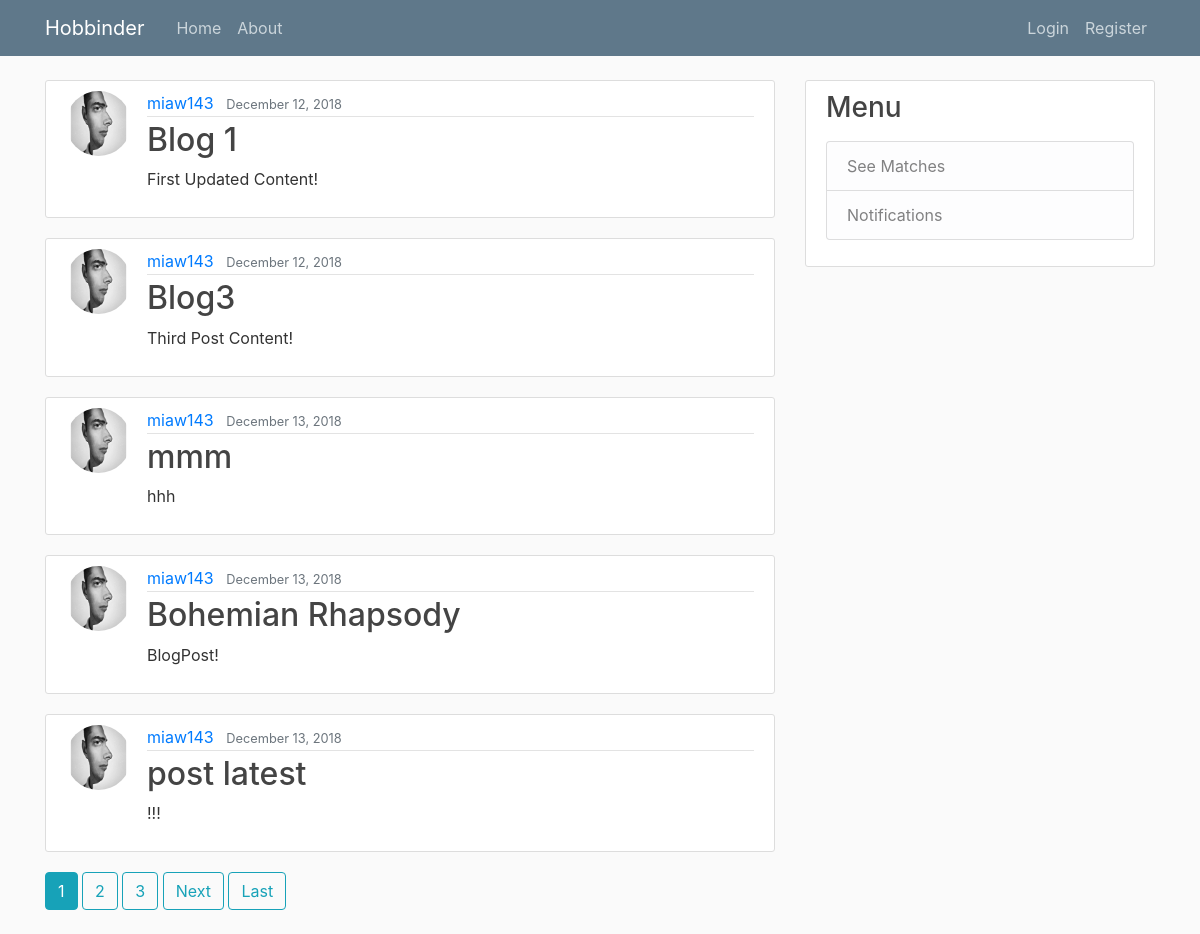
The page / on the database its author committed.
### feed/models.py (models this page shows, shortened)
class Post(models.Model):
    title = models.CharField(max_length=100)
    content = models.TextField()
    date_posted = models.DateTimeField(default=timezone.now)
    author = models.ForeignKey(User, on_delete=models.CASCADE)

### users/models.py (models this page shows, shortened)
class Profile(models.Model):
    user = models.OneToOneField(User, on_delete=models.CASCADE)
    image = models.ImageField(default='default.jpg', upload_to='profile_pics')
    GENDER_CHOICES = (
        ('M', 'Male'),
        ('F', 'Female'),
        ('O', 'Other'),
    )
    gender = models.CharField(max_length=1, choices=GENDER_CHOICES, default="Please Select")
    birth_date = models.DateField(null=True)

### feed/views.py (the view)
# urls.py: path('', PostListView.as_view(), name='feed-home'),
class PostListView(ListView):
    model = Post
    template_name = 'feed/home.html'
    context_object_name = 'posts'
    paginate_by = 5

### feed/templates/feed/home.html (shortened to what this page needs)
{% extends "feed/base.html" %}
{% block content %}
    {% for post in posts %}
    <article class="media content-section">
      <img class="rounded-circle article-img" src="{{ post.author.profile.image.url }}">
      <div class="media-body">
        <div class="article-metadata">
          <a class="mr-2" href="{% url 'user-posts' post.author.username %}">{{ post.author }}</a>
          <small class="text-muted">{{ post.date_posted|date:"F d, Y" }}</small>
        </div>
        <h2><a class="article-title" href="{% url 'post-detail' post.id %}">{{ post.title }}</a></h2>
        <p class="article-content">{{ post.content }}</p>
      </div>
    </article>
    {% endfor %}
    {% if is_paginated %}
     {% for num in page_obj.paginator.page_range %}
         {% if page_obj.number == num %}
            <a class= "btn btn-info mb-4" href="?page= {{ num }}">{{ num }}</a>
       {% elif num > page_obj.number|add:'-3' and num < page_obj.number|add:'3'%}
            <a class= "btn btn-outline-info mb-4" href="?page= {{ num }}">{{ num }}</a>
         {% endif %}
     {% endfor %}
      {% if page_obj.has_next %}
         <a class= "btn btn-outline-info mb-4" href="?page= {{ page_obj.next_page_number }}">Next</a>
         <a class= "btn btn-outline-info mb-4" href="?page= {{ page_obj.paginator.num_pages}}">Last</a>
      {% endif %}
     {% endif %}
{% endblock content %}

### feed/templates/feed/base.html (shortened to what this page needs)
{% load static %}
<!DOCTYPE html>
<html>
<head>
   <link rel="stylesheet" href="https://maxcdn.bootstrapcdn.com/bootstrap/4.0.0/css/bootstrap.min.css">
   <link rel="stylesheet" type="text/css" href="{% static 'feed/main.css' %}">
</head>
  <body>
    <header class="site-header">
  <nav class="navbar navbar-expand-md navbar-dark bg-steel fixed-top">
    <div class="container">
      <a class="navbar-brand mr-4" href="/">Hobbinder</a>
      <div class="collapse navbar-collapse" id="navbarToggle">
        <div class="navbar-nav mr-auto">
          <a class="nav-item nav-link" href="{% url 'feed-home' %}">Home</a>
          <a class="nav-item nav-link" href="{% url 'feed-about' %}">About</a>
        </div>
        <div class="navbar-nav">
          {% if user.is_authenticated %}
            <a class="nav-item nav-link" href="{% url 'post-create' %}">New Post</a>
            <a class="nav-item nav-link" href="{% url 'profile' %}">Profile</a>
            <a class="nav-item nav-link" href="{% url 'logout' %}">Logout</a>
          {% else %}
            <a class="nav-item nav-link" href="{% url 'login' %}">Login</a>
            <a class="nav-item nav-link" href="{% url 'register' %}">Register</a>
          {% endif %}
        </div>
          </div>
        </div>
      </nav>
    </header>
    <main role="main" class="container">
      <div class="row">
        <div class="col-md-8">
          {% block content %}{% endblock %}
            </div>
            <div class="col-md-4">
              <div class="content-section">
                <h3>Menu</h3>
                <p class='text-muted'>
                  <ul class="list-group">
                    <li class="list-group-item list-group-item-light">See Matches</li>
                     <li class="list-group-item list-group-item-light">Notifications</li>
                  </ul>
                </p>
          </div>
        </div>
      </div>
    </main>
  </body>
</html>

### feed/static/feed/main.css (style rules this page uses)
body { background: #fafafa; color: #333333; margin-top: 5rem; }
h1, h2, h3, h4, h5, h6 { color: #444444; }
ul { margin: 0; }
.bg-steel { background-color: #5f788a; }
.site-header .navbar-nav .nav-link { color: #cbd5db; }
.content-section { background: #ffffff; padding: 10px 20px; border: 1px solid #dddddd; border-radius: 3px; margin-bottom: 20px; }
.article-title { color: #444444; }
.article-content { white-space: pre-line; }
.article-img { height: 65px; width: 65px; margin-right: 16px; }
.article-metadata { padding-bottom: 1px; margin-bottom: 4px; border-bottom: 1px solid #e3e3e3 }

### rows shown on the page
Post: author.profile.image (placeholder picture), author "miaw143", date_posted "December 12, 2018", title "Blog 1", content "First Updated Content!"
Post: author.profile.image (placeholder picture), author "miaw143", date_posted "December 12, 2018", title "Blog3", content "Third Post Content!"
Post: author.profile.image (placeholder picture), author "miaw143", date_posted "December 13, 2018", title "mmm", content "hhh"
Post: author.profile.image (placeholder picture), author "miaw143", date_posted "December 13, 2018", title "Bohemian Rhapsody", content "BlogPost!"
Post: author.profile.image (placeholder picture), author "miaw143", date_posted "December 13, 2018", title "post latest", content "!!!"

### other values the page prints
{{ num }} "1"
{{ num }} "2" "3"
